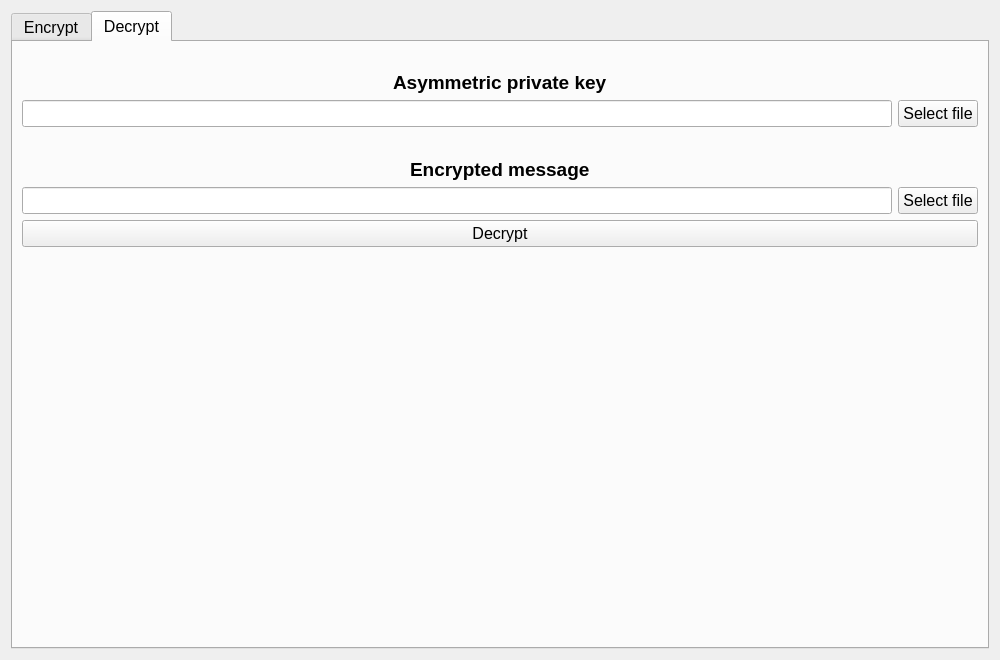
<?xml version="1.0" encoding="UTF-8"?>
<ui version="4.0">
 <class>main_window</class>
 <widget class="QWidget" name="main_window">
  <property name="geometry">
   <rect>
    <x>0</x>
    <y>0</y>
    <width>1000</width>
    <height>660</height>
   </rect>
  </property>
  <property name="sizePolicy">
   <sizepolicy hsizetype="Fixed" vsizetype="Fixed">
    <horstretch>0</horstretch>
    <verstretch>0</verstretch>
   </sizepolicy>
  </property>
  <property name="minimumSize">
   <size>
    <width>1000</width>
    <height>660</height>
   </size>
  </property>
  <property name="maximumSize">
   <size>
    <width>1000</width>
    <height>660</height>
   </size>
  </property>
  <property name="sizeIncrement">
   <size>
    <width>0</width>
    <height>0</height>
   </size>
  </property>
  <property name="baseSize">
   <size>
    <width>1000</width>
    <height>660</height>
   </size>
  </property>
  <property name="font">
   <font>
    <pointsize>12</pointsize>
   </font>
  </property>
  <property name="windowTitle">
   <string>main_window</string>
  </property>
  <property name="styleSheet">
   <string notr="true">QGroupBox {
    border: 0px solid gray;
}</string>
  </property>
  <layout class="QGridLayout" name="gridLayout">
   <property name="sizeConstraint">
    <enum>QLayout::SetDefaultConstraint</enum>
   </property>
   <item row="0" column="0">
    <widget class="QTabWidget" name="tabWidget">
     <property name="sizePolicy">
      <sizepolicy hsizetype="Expanding" vsizetype="Expanding">
       <horstretch>0</horstretch>
       <verstretch>0</verstretch>
      </sizepolicy>
     </property>
     <property name="font">
      <font>
       <pointsize>12</pointsize>
      </font>
     </property>
     <property name="currentIndex">
      <number>1</number>
     </property>
     <widget class="QWidget" name="encrypt_tab">
      <property name="sizePolicy">
       <sizepolicy hsizetype="Expanding" vsizetype="Expanding">
        <horstretch>0</horstretch>
        <verstretch>0</verstretch>
       </sizepolicy>
      </property>
      <attribute name="title">
       <string>Encrypt</string>
      </attribute>
      <layout class="QGridLayout" name="gridLayout_2">
       <item row="5" column="0">
        <widget class="QGroupBox" name="groupBox_2">
         <property name="font">
          <font>
           <pointsize>12</pointsize>
          </font>
         </property>
         <property name="title">
          <string/>
         </property>
         <property name="flat">
          <bool>false</bool>
         </property>
         <layout class="QGridLayout" name="gridLayout_16">
          <property name="horizontalSpacing">
           <number>100</number>
          </property>
          <item row="0" column="1">
           <widget class="QRadioButton" name="radioButton_7">
            <property name="font">
             <font>
              <pointsize>12</pointsize>
             </font>
            </property>
            <property name="text">
             <string>Generate</string>
            </property>
           </widget>
          </item>
          <item row="0" column="2">
           <widget class="QRadioButton" name="radioButton_8">
            <property name="font">
             <font>
              <pointsize>12</pointsize>
             </font>
            </property>
            <property name="text">
             <string>Input</string>
            </property>
           </widget>
          </item>
          <item row="0" column="0">
           <spacer name="horizontalSpacer_15">
            <property name="orientation">
             <enum>Qt::Horizontal</enum>
            </property>
            <property name="sizeHint" stdset="0">
             <size>
              <width>40</width>
              <height>20</height>
             </size>
            </property>
           </spacer>
          </item>
          <item row="0" column="3">
           <spacer name="horizontalSpacer_16">
            <property name="orientation">
             <enum>Qt::Horizontal</enum>
            </property>
            <property name="sizeHint" stdset="0">
             <size>
              <width>40</width>
              <height>20</height>
             </size>
            </property>
           </spacer>
          </item>
         </layout>
        </widget>
       </item>
       <item row="3" column="0">
        <spacer name="verticalSpacer_5">
         <property name="orientation">
          <enum>Qt::Vertical</enum>
         </property>
         <property name="sizeType">
          <enum>QSizePolicy::Fixed</enum>
         </property>
         <property name="sizeHint" stdset="0">
          <size>
           <width>20</width>
           <height>25</height>
          </size>
         </property>
        </spacer>
       </item>
       <item row="1" column="0">
        <layout class="QGridLayout" name="gridLayout_10">
         <item row="0" column="1">
          <widget class="QLabel" name="label">
           <property name="font">
            <font>
             <pointsize>14</pointsize>
             <weight>75</weight>
             <bold>true</bold>
            </font>
           </property>
           <property name="text">
            <string>Encryption algorithm</string>
           </property>
          </widget>
         </item>
         <item row="0" column="0">
          <spacer name="horizontalSpacer">
           <property name="orientation">
            <enum>Qt::Horizontal</enum>
           </property>
           <property name="sizeHint" stdset="0">
            <size>
             <width>40</width>
             <height>20</height>
            </size>
           </property>
          </spacer>
         </item>
         <item row="0" column="2">
          <spacer name="horizontalSpacer_4">
           <property name="orientation">
            <enum>Qt::Horizontal</enum>
           </property>
           <property name="sizeHint" stdset="0">
            <size>
             <width>40</width>
             <height>20</height>
            </size>
           </property>
          </spacer>
         </item>
        </layout>
       </item>
       <item row="12" column="0">
        <widget class="QGroupBox" name="groupBox_3">
         <property name="title">
          <string/>
         </property>
         <property name="flat">
          <bool>false</bool>
         </property>
         <property name="checkable">
          <bool>false</bool>
         </property>
         <layout class="QGridLayout" name="gridLayout_17">
          <property name="horizontalSpacing">
           <number>100</number>
          </property>
          <item row="0" column="2">
           <widget class="QRadioButton" name="radioButton_12">
            <property name="font">
             <font>
              <pointsize>12</pointsize>
             </font>
            </property>
            <property name="text">
             <string>Input</string>
            </property>
           </widget>
          </item>
          <item row="0" column="0">
           <spacer name="horizontalSpacer_17">
            <property name="orientation">
             <enum>Qt::Horizontal</enum>
            </property>
            <property name="sizeHint" stdset="0">
             <size>
              <width>40</width>
              <height>20</height>
             </size>
            </property>
           </spacer>
          </item>
          <item row="0" column="1">
           <widget class="QRadioButton" name="radioButton_11">
            <property name="font">
             <font>
              <pointsize>12</pointsize>
             </font>
            </property>
            <property name="text">
             <string>From file</string>
            </property>
           </widget>
          </item>
          <item row="0" column="3">
           <spacer name="horizontalSpacer_18">
            <property name="orientation">
             <enum>Qt::Horizontal</enum>
            </property>
            <property name="sizeHint" stdset="0">
             <size>
              <width>40</width>
              <height>20</height>
             </size>
            </property>
           </spacer>
          </item>
         </layout>
        </widget>
       </item>
       <item row="8" column="0">
        <layout class="QGridLayout" name="gridLayout_13">
         <item row="0" column="0">
          <spacer name="horizontalSpacer_7">
           <property name="orientation">
            <enum>Qt::Horizontal</enum>
           </property>
           <property name="sizeHint" stdset="0">
            <size>
             <width>40</width>
             <height>20</height>
            </size>
           </property>
          </spacer>
         </item>
         <item row="0" column="1">
          <widget class="QLabel" name="label_4">
           <property name="font">
            <font>
             <pointsize>14</pointsize>
             <weight>75</weight>
             <bold>true</bold>
            </font>
           </property>
           <property name="text">
            <string>Asymmetric public key</string>
           </property>
          </widget>
         </item>
         <item row="0" column="2">
          <spacer name="horizontalSpacer_8">
           <property name="orientation">
            <enum>Qt::Horizontal</enum>
           </property>
           <property name="sizeHint" stdset="0">
            <size>
             <width>40</width>
             <height>20</height>
            </size>
           </property>
          </spacer>
         </item>
        </layout>
       </item>
       <item row="11" column="0">
        <layout class="QGridLayout" name="gridLayout_12">
         <item row="0" column="0">
          <spacer name="horizontalSpacer_5">
           <property name="orientation">
            <enum>Qt::Horizontal</enum>
           </property>
           <property name="sizeHint" stdset="0">
            <size>
             <width>40</width>
             <height>20</height>
            </size>
           </property>
          </spacer>
         </item>
         <item row="0" column="1">
          <widget class="QLabel" name="label_3">
           <property name="font">
            <font>
             <pointsize>14</pointsize>
             <weight>75</weight>
             <bold>true</bold>
            </font>
           </property>
           <property name="text">
            <string>Message</string>
           </property>
          </widget>
         </item>
         <item row="0" column="2">
          <spacer name="horizontalSpacer_6">
           <property name="orientation">
            <enum>Qt::Horizontal</enum>
           </property>
           <property name="sizeHint" stdset="0">
            <size>
             <width>40</width>
             <height>20</height>
            </size>
           </property>
          </spacer>
         </item>
        </layout>
       </item>
       <item row="9" column="0">
        <layout class="QGridLayout" name="gridLayout_14">
         <item row="0" column="0">
          <widget class="QLineEdit" name="lineEdit_3">
           <property name="font">
            <font>
             <pointsize>12</pointsize>
            </font>
           </property>
          </widget>
         </item>
         <item row="0" column="1">
          <widget class="QPushButton" name="pushButton_4">
           <property name="font">
            <font>
             <pointsize>12</pointsize>
            </font>
           </property>
           <property name="text">
            <string>Select file</string>
           </property>
          </widget>
         </item>
        </layout>
       </item>
       <item row="14" column="0">
        <widget class="QPushButton" name="pushButton">
         <property name="font">
          <font>
           <pointsize>12</pointsize>
          </font>
         </property>
         <property name="text">
          <string>Encrypt</string>
         </property>
        </widget>
       </item>
       <item row="7" column="0">
        <spacer name="verticalSpacer_6">
         <property name="orientation">
          <enum>Qt::Vertical</enum>
         </property>
         <property name="sizeType">
          <enum>QSizePolicy::Fixed</enum>
         </property>
         <property name="sizeHint" stdset="0">
          <size>
           <width>20</width>
           <height>25</height>
          </size>
         </property>
        </spacer>
       </item>
       <item row="2" column="0">
        <widget class="QGroupBox" name="groupBox">
         <property name="font">
          <font>
           <pointsize>12</pointsize>
          </font>
         </property>
         <property name="title">
          <string/>
         </property>
         <property name="flat">
          <bool>false</bool>
         </property>
         <layout class="QGridLayout" name="gridLayout_15">
          <property name="horizontalSpacing">
           <number>100</number>
          </property>
          <item row="0" column="3">
           <widget class="QRadioButton" name="radioButton_3">
            <property name="font">
             <font>
              <pointsize>12</pointsize>
             </font>
            </property>
            <property name="text">
             <string>Kalyna</string>
            </property>
           </widget>
          </item>
          <item row="0" column="2">
           <widget class="QRadioButton" name="radioButton_2">
            <property name="font">
             <font>
              <pointsize>12</pointsize>
             </font>
            </property>
            <property name="text">
             <string>AES</string>
            </property>
           </widget>
          </item>
          <item row="0" column="1">
           <widget class="QRadioButton" name="radioButton">
            <property name="font">
             <font>
              <pointsize>12</pointsize>
             </font>
            </property>
            <property name="text">
             <string>Camellia</string>
            </property>
           </widget>
          </item>
          <item row="0" column="0">
           <spacer name="horizontalSpacer_13">
            <property name="orientation">
             <enum>Qt::Horizontal</enum>
            </property>
            <property name="sizeHint" stdset="0">
             <size>
              <width>40</width>
              <height>20</height>
             </size>
            </property>
           </spacer>
          </item>
          <item row="0" column="4">
           <spacer name="horizontalSpacer_14">
            <property name="orientation">
             <enum>Qt::Horizontal</enum>
            </property>
            <property name="sizeHint" stdset="0">
             <size>
              <width>40</width>
              <height>20</height>
             </size>
            </property>
           </spacer>
          </item>
         </layout>
        </widget>
       </item>
       <item row="15" column="0">
        <spacer name="verticalSpacer_2">
         <property name="orientation">
          <enum>Qt::Vertical</enum>
         </property>
         <property name="sizeHint" stdset="0">
          <size>
           <width>20</width>
           <height>40</height>
          </size>
         </property>
        </spacer>
       </item>
       <item row="13" column="0">
        <layout class="QGridLayout" name="gridLayout_8">
         <item row="0" column="0">
          <widget class="QLineEdit" name="lineEdit_2">
           <property name="font">
            <font>
             <pointsize>12</pointsize>
            </font>
           </property>
          </widget>
         </item>
         <item row="0" column="1">
          <widget class="QPushButton" name="pushButton_3">
           <property name="font">
            <font>
             <pointsize>12</pointsize>
            </font>
           </property>
           <property name="text">
            <string>Select file</string>
           </property>
          </widget>
         </item>
        </layout>
       </item>
       <item row="6" column="0">
        <layout class="QGridLayout" name="gridLayout_7">
         <item row="0" column="0">
          <widget class="QLineEdit" name="lineEdit">
           <property name="font">
            <font>
             <pointsize>12</pointsize>
            </font>
           </property>
          </widget>
         </item>
         <item row="0" column="1">
          <widget class="QPushButton" name="pushButton_2">
           <property name="font">
            <font>
             <pointsize>12</pointsize>
            </font>
           </property>
           <property name="text">
            <string>Generate key</string>
           </property>
          </widget>
         </item>
        </layout>
       </item>
       <item row="4" column="0">
        <layout class="QGridLayout" name="gridLayout_11">
         <item row="0" column="0">
          <spacer name="horizontalSpacer_3">
           <property name="orientation">
            <enum>Qt::Horizontal</enum>
           </property>
           <property name="sizeHint" stdset="0">
            <size>
             <width>40</width>
             <height>20</height>
            </size>
           </property>
          </spacer>
         </item>
         <item row="0" column="1">
          <widget class="QLabel" name="label_2">
           <property name="font">
            <font>
             <pointsize>14</pointsize>
             <weight>75</weight>
             <bold>true</bold>
            </font>
           </property>
           <property name="text">
            <string>Symmetric key</string>
           </property>
          </widget>
         </item>
         <item row="0" column="2">
          <spacer name="horizontalSpacer_2">
           <property name="orientation">
            <enum>Qt::Horizontal</enum>
           </property>
           <property name="sizeHint" stdset="0">
            <size>
             <width>40</width>
             <height>20</height>
            </size>
           </property>
          </spacer>
         </item>
        </layout>
       </item>
       <item row="0" column="0">
        <spacer name="verticalSpacer">
         <property name="orientation">
          <enum>Qt::Vertical</enum>
         </property>
         <property name="sizeType">
          <enum>QSizePolicy::Fixed</enum>
         </property>
         <property name="sizeHint" stdset="0">
          <size>
           <width>20</width>
           <height>20</height>
          </size>
         </property>
        </spacer>
       </item>
       <item row="10" column="0">
        <spacer name="verticalSpacer_7">
         <property name="orientation">
          <enum>Qt::Vertical</enum>
         </property>
         <property name="sizeType">
          <enum>QSizePolicy::Fixed</enum>
         </property>
         <property name="sizeHint" stdset="0">
          <size>
           <width>20</width>
           <height>25</height>
          </size>
         </property>
        </spacer>
       </item>
      </layout>
     </widget>
     <widget class="QWidget" name="decrypt_tab">
      <property name="sizePolicy">
       <sizepolicy hsizetype="Expanding" vsizetype="Expanding">
        <horstretch>0</horstretch>
        <verstretch>0</verstretch>
       </sizepolicy>
      </property>
      <attribute name="title">
       <string>Decrypt</string>
      </attribute>
      <layout class="QGridLayout" name="gridLayout_3">
       <item row="1" column="0">
        <layout class="QGridLayout" name="gridLayout_19">
         <item row="0" column="0">
          <spacer name="horizontalSpacer_9">
           <property name="orientation">
            <enum>Qt::Horizontal</enum>
           </property>
           <property name="sizeHint" stdset="0">
            <size>
             <width>40</width>
             <height>20</height>
            </size>
           </property>
          </spacer>
         </item>
         <item row="0" column="1">
          <widget class="QLabel" name="label_5">
           <property name="font">
            <font>
             <pointsize>14</pointsize>
             <weight>75</weight>
             <bold>true</bold>
            </font>
           </property>
           <property name="text">
            <string>Asymmetric private key</string>
           </property>
          </widget>
         </item>
         <item row="0" column="2">
          <spacer name="horizontalSpacer_10">
           <property name="orientation">
            <enum>Qt::Horizontal</enum>
           </property>
           <property name="sizeHint" stdset="0">
            <size>
             <width>40</width>
             <height>20</height>
            </size>
           </property>
          </spacer>
         </item>
        </layout>
       </item>
       <item row="0" column="0">
        <spacer name="verticalSpacer_3">
         <property name="orientation">
          <enum>Qt::Vertical</enum>
         </property>
         <property name="sizeType">
          <enum>QSizePolicy::Fixed</enum>
         </property>
         <property name="sizeHint" stdset="0">
          <size>
           <width>20</width>
           <height>20</height>
          </size>
         </property>
        </spacer>
       </item>
       <item row="5" column="0">
        <layout class="QGridLayout" name="gridLayout_21">
         <item row="0" column="0">
          <widget class="QLineEdit" name="lineEdit_5">
           <property name="font">
            <font>
             <pointsize>12</pointsize>
            </font>
           </property>
          </widget>
         </item>
         <item row="0" column="1">
          <widget class="QPushButton" name="pushButton_6">
           <property name="font">
            <font>
             <pointsize>12</pointsize>
            </font>
           </property>
           <property name="text">
            <string>Select file</string>
           </property>
          </widget>
         </item>
        </layout>
       </item>
       <item row="6" column="0">
        <widget class="QPushButton" name="pushButton_7">
         <property name="font">
          <font>
           <pointsize>12</pointsize>
          </font>
         </property>
         <property name="text">
          <string>Decrypt</string>
         </property>
        </widget>
       </item>
       <item row="2" column="0">
        <layout class="QGridLayout" name="gridLayout_18">
         <item row="0" column="0">
          <widget class="QLineEdit" name="lineEdit_4">
           <property name="font">
            <font>
             <pointsize>12</pointsize>
            </font>
           </property>
          </widget>
         </item>
         <item row="0" column="1">
          <widget class="QPushButton" name="pushButton_5">
           <property name="font">
            <font>
             <pointsize>12</pointsize>
            </font>
           </property>
           <property name="text">
            <string>Select file</string>
           </property>
          </widget>
         </item>
        </layout>
       </item>
       <item row="4" column="0">
        <layout class="QGridLayout" name="gridLayout_20">
         <item row="0" column="0">
          <spacer name="horizontalSpacer_11">
           <property name="orientation">
            <enum>Qt::Horizontal</enum>
           </property>
           <property name="sizeHint" stdset="0">
            <size>
             <width>40</width>
             <height>20</height>
            </size>
           </property>
          </spacer>
         </item>
         <item row="0" column="1">
          <widget class="QLabel" name="label_6">
           <property name="font">
            <font>
             <pointsize>14</pointsize>
             <weight>75</weight>
             <bold>true</bold>
            </font>
           </property>
           <property name="text">
            <string>Encrypted message</string>
           </property>
          </widget>
         </item>
         <item row="0" column="2">
          <spacer name="horizontalSpacer_12">
           <property name="orientation">
            <enum>Qt::Horizontal</enum>
           </property>
           <property name="sizeHint" stdset="0">
            <size>
             <width>40</width>
             <height>20</height>
            </size>
           </property>
          </spacer>
         </item>
        </layout>
       </item>
       <item row="7" column="0">
        <spacer name="verticalSpacer_4">
         <property name="orientation">
          <enum>Qt::Vertical</enum>
         </property>
         <property name="sizeHint" stdset="0">
          <size>
           <width>20</width>
           <height>40</height>
          </size>
         </property>
        </spacer>
       </item>
       <item row="3" column="0">
        <spacer name="verticalSpacer_8">
         <property name="orientation">
          <enum>Qt::Vertical</enum>
         </property>
         <property name="sizeType">
          <enum>QSizePolicy::Fixed</enum>
         </property>
         <property name="sizeHint" stdset="0">
          <size>
           <width>20</width>
           <height>25</height>
          </size>
         </property>
        </spacer>
       </item>
      </layout>
     </widget>
    </widget>
   </item>
  </layout>
 </widget>
 <resources/>
 <connections/>
</ui>
